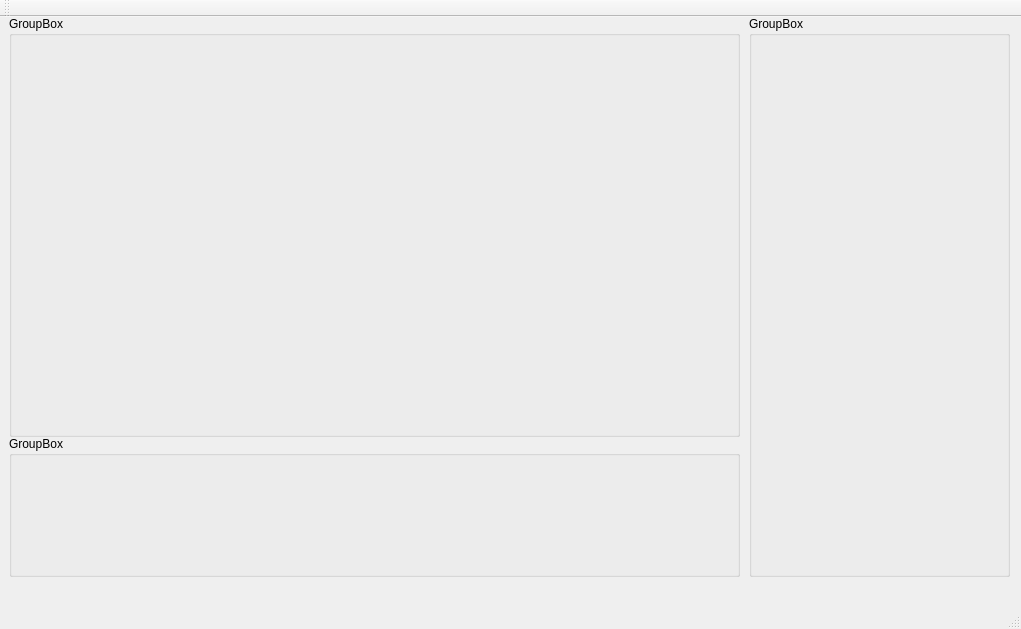
<?xml version="1.0" encoding="UTF-8"?>
<ui version="4.0">
 <class>MainWindow</class>
 <widget class="QMainWindow" name="MainWindow">
  <property name="geometry">
   <rect>
    <x>0</x>
    <y>0</y>
    <width>1021</width>
    <height>629</height>
   </rect>
  </property>
  <property name="windowTitle">
   <string>MainWindow</string>
  </property>
  <widget class="QWidget" name="centralWidget">
   <widget class="QGroupBox" name="SceneObjects">
    <property name="geometry">
     <rect>
      <x>749</x>
      <y>-1</y>
      <width>261</width>
      <height>561</height>
     </rect>
    </property>
    <property name="title">
     <string>GroupBox</string>
    </property>
   </widget>
   <widget class="QGroupBox" name="Scene">
    <property name="geometry">
     <rect>
      <x>9</x>
      <y>-1</y>
      <width>731</width>
      <height>421</height>
     </rect>
    </property>
    <property name="title">
     <string>GroupBox</string>
    </property>
   </widget>
   <widget class="QGroupBox" name="Objects">
    <property name="geometry">
     <rect>
      <x>9</x>
      <y>419</y>
      <width>731</width>
      <height>141</height>
     </rect>
    </property>
    <property name="title">
     <string>GroupBox</string>
    </property>
   </widget>
  </widget>
  <widget class="QMenuBar" name="menuBar">
   <property name="geometry">
    <rect>
     <x>0</x>
     <y>0</y>
     <width>1021</width>
     <height>26</height>
    </rect>
   </property>
  </widget>
  <widget class="QToolBar" name="mainToolBar">
   <attribute name="toolBarArea">
    <enum>TopToolBarArea</enum>
   </attribute>
   <attribute name="toolBarBreak">
    <bool>false</bool>
   </attribute>
  </widget>
  <widget class="QStatusBar" name="statusBar"/>
 </widget>
 <layoutdefault spacing="6" margin="11"/>
 <resources/>
 <connections/>
</ui>
